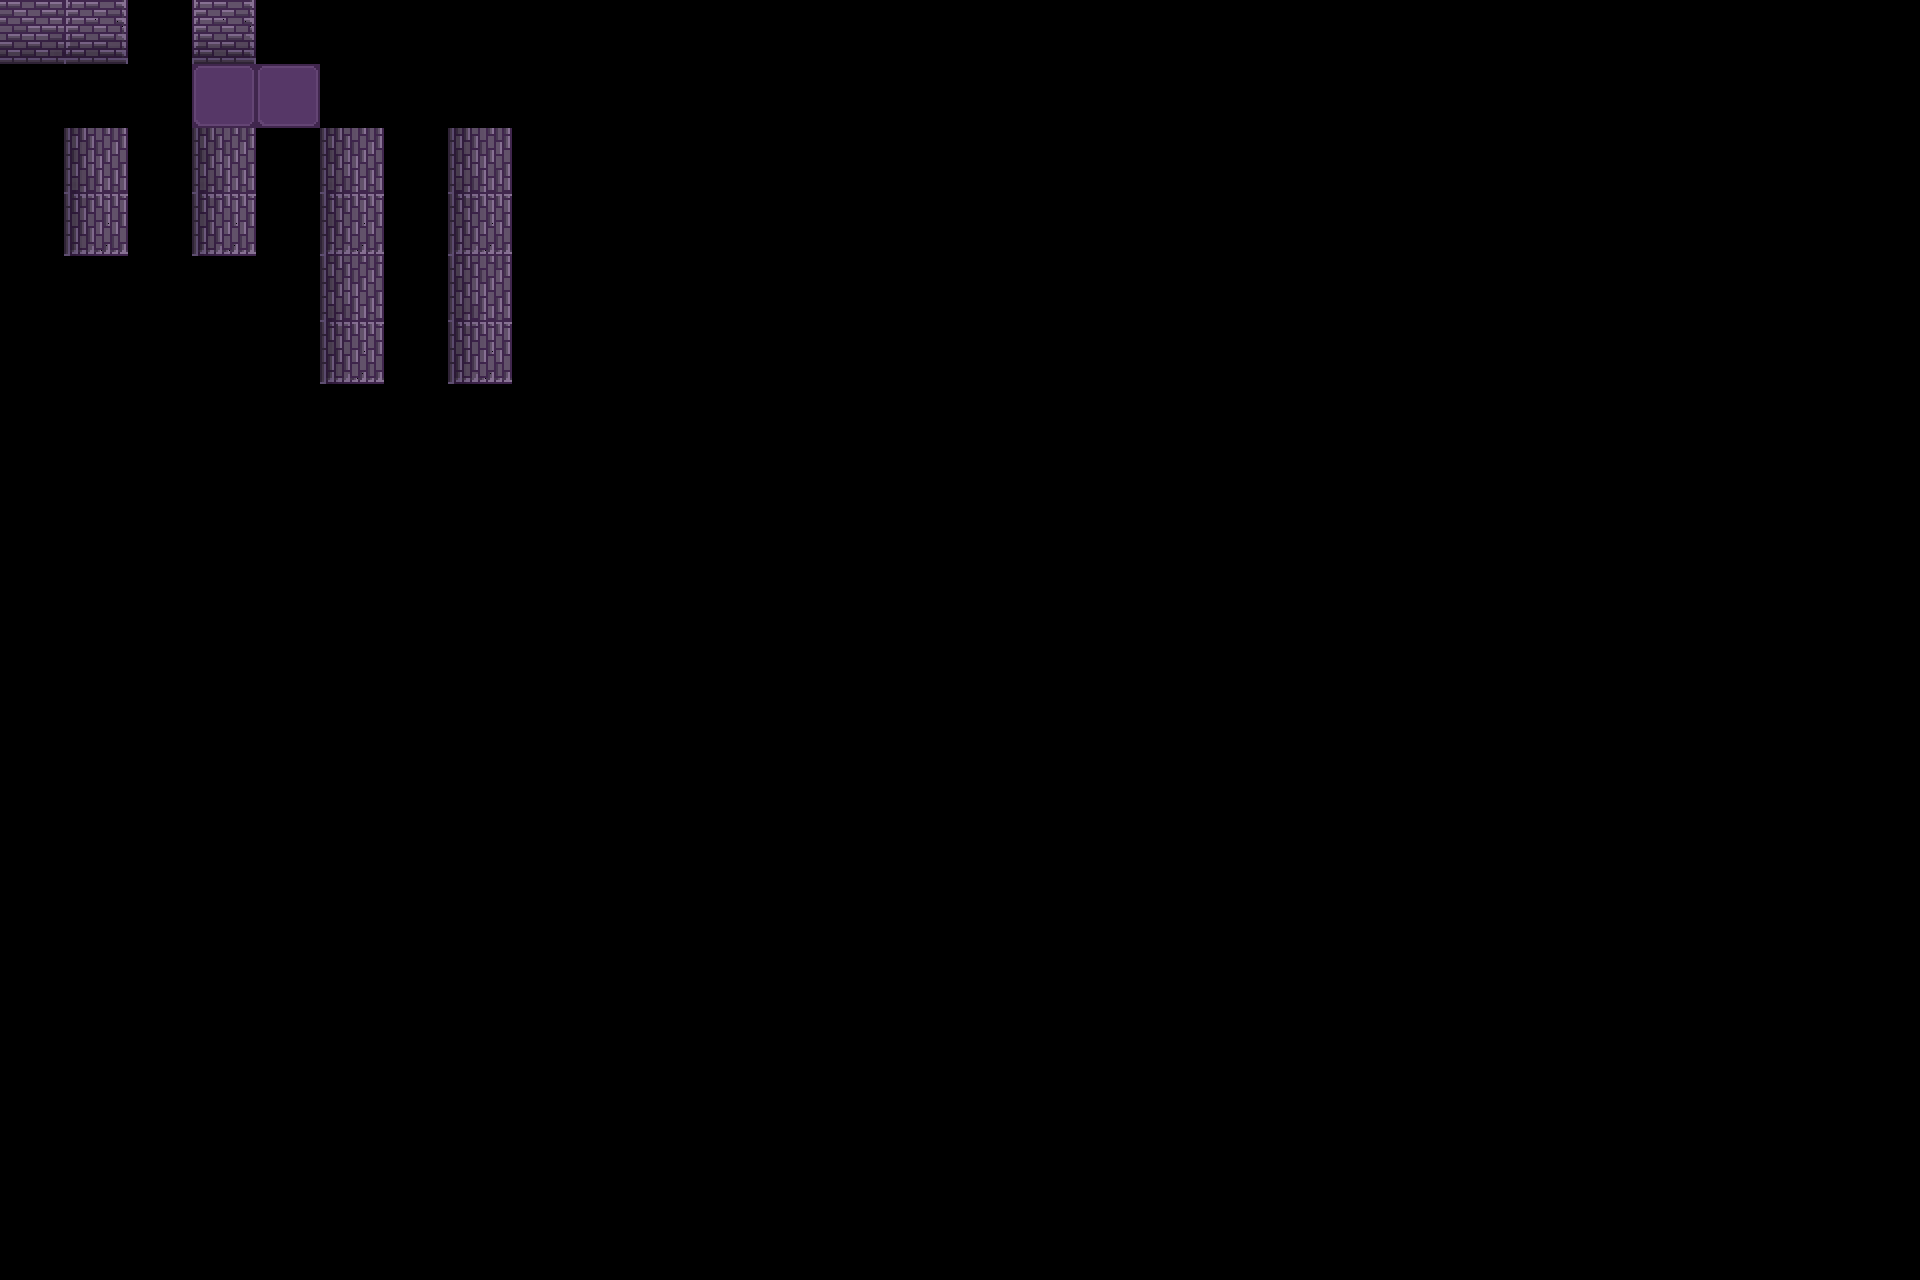

The image is a tile-based game level rendered from a .tmx file. Its description and complete source (layers, tilesets, objects, tile grids) follow:
An orthogonal 30x20 tile map with 64x64 px tiles, 1 tile layer (floor) and 1 object (player).

<map version="1.10" tiledversion="1.11.0" orientation="orthogonal" renderorder="right-down" width="30" height="20" tilewidth="64" tileheight="64" infinite="0" nextlayerid="3" nextobjectid="2">
 <tileset firstgid="1" source="dungeon_tile.tsx" />
 <layer id="1" name="floor" width="30" height="20">
  <data encoding="csv">
3,4,0,4,0,0,0,0,0,0,0,0,0,0,0,0,0,0,0,0,0,0,0,0,0,0,0,0,0,0,
23,24,0,2,2,0,0,0,0,0,0,0,0,0,0,0,0,0,0,0,0,0,0,0,0,0,0,0,0,0,
2684354583,2684354563,2684354583,2684354563,2684354583,2684354563,2684354583,2684354563,0,0,0,0,0,0,0,0,0,0,0,0,0,0,0,0,0,0,0,0,0,0,
2684354584,2684354564,2684354584,2684354564,2684354584,2684354564,2684354584,2684354564,0,0,0,0,0,0,0,0,0,0,0,0,0,0,0,0,0,0,0,0,0,0,
0,0,0,0,2684354583,2684354563,2684354583,2684354563,0,0,0,0,0,0,0,0,0,0,0,0,0,0,0,0,0,0,0,0,0,0,
0,0,0,0,2684354584,2684354564,2684354584,2684354564,0,0,0,0,0,0,0,0,0,0,0,0,0,0,0,0,0,0,0,0,0,0,
0,0,0,0,0,0,0,0,0,0,0,0,0,0,0,0,0,0,0,0,0,0,0,0,0,0,0,0,0,0,
0,0,0,0,0,0,0,0,0,0,0,0,0,0,0,0,0,0,0,0,0,0,0,0,0,0,0,0,0,0,
0,0,0,0,0,0,0,0,0,0,0,0,0,0,0,0,0,0,0,0,0,0,0,0,0,0,0,0,0,0,
0,0,0,0,0,0,0,0,0,0,0,0,0,0,0,0,0,0,0,0,0,0,0,0,0,0,0,0,0,0,
0,0,0,0,0,0,0,0,0,0,0,0,0,0,0,0,0,0,0,0,0,0,0,0,0,0,0,0,0,0,
0,0,0,0,0,0,0,0,0,0,0,0,0,0,0,0,0,0,0,0,0,0,0,0,0,0,0,0,0,0,
0,0,0,0,0,0,0,0,0,0,0,0,0,0,0,0,0,0,0,0,0,0,0,0,0,0,0,0,0,0,
0,0,0,0,0,0,0,0,0,0,0,0,0,0,0,0,0,0,0,0,0,0,0,0,0,0,0,0,0,0,
0,0,0,0,0,0,0,0,0,0,0,0,0,0,0,0,0,0,0,0,0,0,0,0,0,0,0,0,0,0,
0,0,0,0,0,0,0,0,0,0,0,0,0,0,0,0,0,0,0,0,0,0,0,0,0,0,0,0,0,0,
0,0,0,0,0,0,0,0,0,0,0,0,0,0,0,0,0,0,0,0,0,0,0,0,0,0,0,0,0,0,
0,0,0,0,0,0,0,0,0,0,0,0,0,0,0,0,0,0,0,0,0,0,0,0,0,0,0,0,0,0,
0,0,0,0,0,0,0,0,0,0,0,0,0,0,0,0,0,0,0,0,0,0,0,0,0,0,0,0,0,0,
0,0,0,0,0,0,0,0,0,0,0,0,0,0,0,0,0,0,0,0,0,0,0,0,0,0,0,0,0,0
</data>
 </layer>
 <objectgroup id="2" name="player">
  <object id="1" name="player" x="284" y="156" />
 </objectgroup>
</map>
